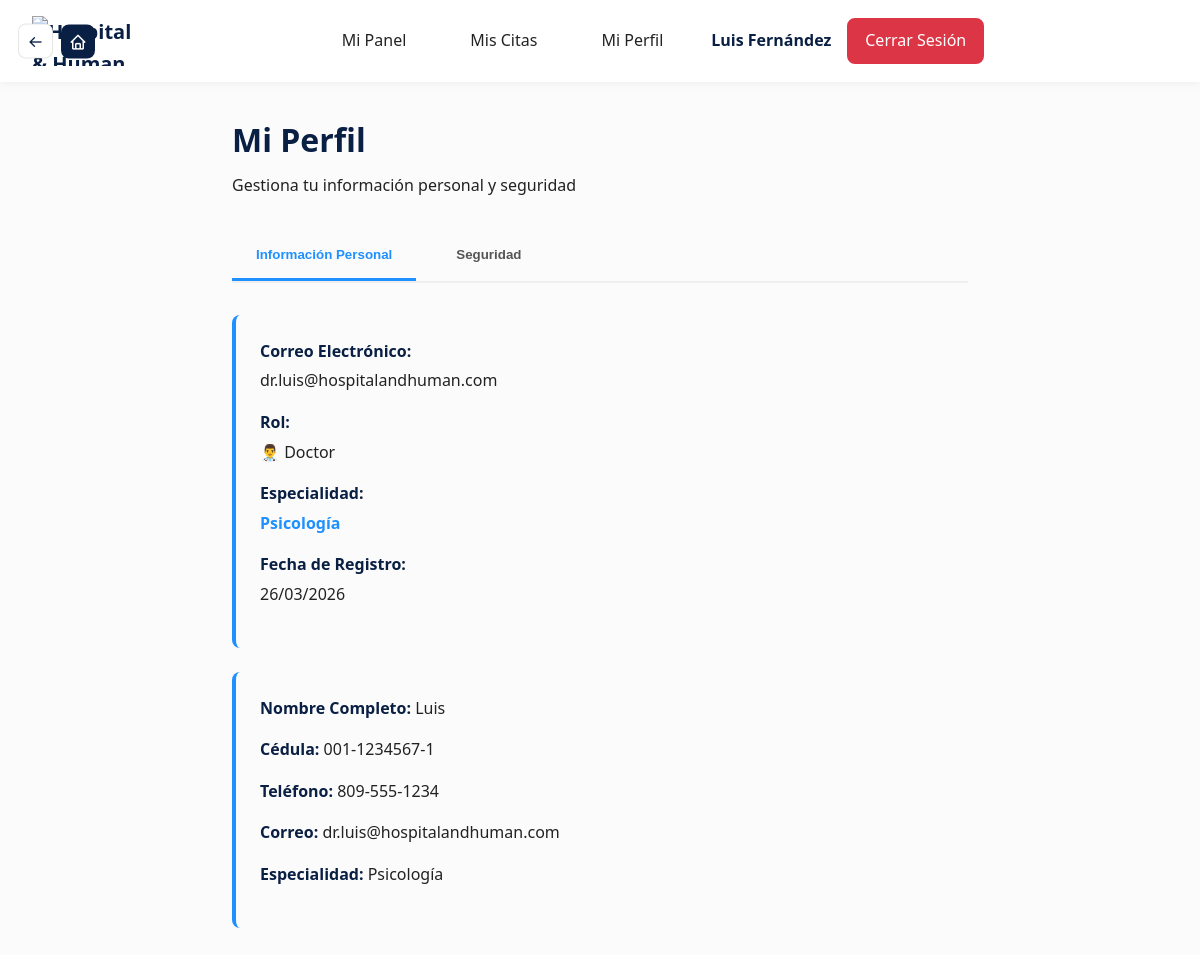
Page /doctor/perfil.php (signed in) on the committed database.
### tables this page shows
CREATE TABLE `doctores` (
  `id` int(11) NOT NULL AUTO_INCREMENT,
  `nombre` varchar(100) NOT NULL,
  `id_especialidad` int(11) DEFAULT NULL,
  `id_usuario` int(11) DEFAULT NULL,
  PRIMARY KEY (`id`),
  KEY `fk_especialidad` (`id_especialidad`),
  KEY `fk_usuario` (`id_usuario`),
  CONSTRAINT `doctores_ibfk_1` FOREIGN KEY (`id_especialidad`) REFERENCES `especialidades` (`id`) ON DELETE SET NULL,
  CONSTRAINT `doctores_ibfk_2` FOREIGN KEY (`id_usuario`) REFERENCES `usuarios` (`id`) ON DELETE CASCADE
);

CREATE TABLE `usuarios` (
  `id` int(11) NOT NULL AUTO_INCREMENT,
  `nombre` varchar(50) NOT NULL,
  `apellido` varchar(50) NOT NULL,
  `cedula` varchar(20) UNIQUE DEFAULT NULL,
  `telefono` varchar(20) DEFAULT NULL,
  `correo` varchar(100) NOT NULL UNIQUE,
  `password` varchar(255) NOT NULL,
  `seguro` varchar(50) DEFAULT NULL,
  `genero` enum('masculino','femenino') DEFAULT NULL,
  `rol` varchar(20) DEFAULT 'user',
  `fecha_registro` timestamp NOT NULL DEFAULT CURRENT_TIMESTAMP,
  PRIMARY KEY (`id`),
  UNIQUE KEY `correo_unique` (`correo`),
  UNIQUE KEY `cedula_unique` (`cedula`),
  INDEX `idx_rol` (`rol`),
  INDEX `idx_correo` (`correo`)
);

CREATE TABLE `especialidades` (
  `id` int(11) NOT NULL AUTO_INCREMENT,
  `nombre` varchar(100) NOT NULL,
  `descripcion` text DEFAULT NULL,
  `precio` decimal(10,2) NOT NULL,
  PRIMARY KEY (`id`),
  INDEX `idx_nombre` (`nombre`)
);

### doctor/perfil.php (the view, shortened to what this page needs)
<?php
include("../config/db.php");
$id_doctor = $_SESSION['id'];
$stmt = $pdo->prepare("
    SELECT u.*, d.id_especialidad, e.nombre as especialidad_nombre
    FROM usuarios u
    LEFT JOIN doctores d ON d.id_usuario = u.id
    LEFT JOIN especialidades e ON e.id = d.id_especialidad
    WHERE u.id = ? AND u.rol = 'doctor'
");
$stmt->execute([$id_doctor]);
$doctor = $stmt->fetch();
?>
<!DOCTYPE html>
<html lang="es">
<head>
    <link rel="stylesheet" href="../assets/css/style.css">
</head>
<body>
    <?php include("../includes/header_dynamic.php"); ?>
    <div class="container">
        <div class="header-section">
            <h1>Mi Perfil</h1>
            <p>Gestiona tu información personal y seguridad</p>
        </div>
        <div class="tabs">
            <button class="tab-btn active" onclick="cambiarTab('informacion')">Información Personal</button>
            <button class="tab-btn" onclick="cambiarTab('seguridad')">Seguridad</button>
        </div>
        <div id="informacion" class="tab-content active">
            <div class="info-box">
                <div class="info-item">
                    <div class="info-label">Correo Electrónico:</div>
                    <div class="info-value"><?php echo htmlspecialchars($doctor['correo']); ?></div>
                </div>
                <div class="info-item">
                    <div class="info-label">Rol:</div>
                    <div class="info-value">👨‍⚕️ Doctor</div>
                </div>
                <div class="info-item">
                    <div class="info-label">Especialidad:</div>
                    <div class="info-value" style="font-weight: 600; color: var(--secondary);">
                        <?php echo $doctor['especialidad_nombre'] ? htmlspecialchars($doctor['especialidad_nombre']) : '<span style="color: #dc3545; font-style: italic;">Sin especialidad asignada</span>'; ?>
                    </div>
                </div>
                <div class="info-item">
                    <div class="info-label">Fecha de Registro:</div>
                    <div class="info-value"><?php echo date('d/m/Y', strtotime($doctor['fecha_registro'])); ?></div>
                </div>
            </div>
            <div class="info-box">
            <div class="info-item"><span class="info-label">Nombre Completo:</span> <span class="info-value"><?php echo htmlspecialchars($doctor['nombre']); ?></span></div>
            <div class="info-item"><span class="info-label">Cédula:</span> <span class="info-value"><?php echo htmlspecialchars($doctor['cedula'] ?? 'No disponible'); ?></span></div>
            <div class="info-item"><span class="info-label">Teléfono:</span> <span class="info-value"><?php echo htmlspecialchars($doctor['telefono'] ?? 'No disponible'); ?></span></div>
            <div class="info-item"><span class="info-label">Correo:</span> <span class="info-value"><?php echo htmlspecialchars($doctor['correo']); ?></span></div>
            <div class="info-item"><span class="info-label">Especialidad:</span> <span class="info-value"><?php echo $doctor['especialidad_nombre'] ? htmlspecialchars($doctor['especialidad_nombre']) : '<span style="color: #dc3545; font-style: italic;">Sin especialidad asignada</span>'; ?></span></div>
        </div>
        </div>
    </div>
</body>
</html>

### assets/css/style.css (style rules this page uses)
:root { --primary: #0a1f44; --secondary: #1e90ff; --background: #FBFBFB; --white: #ffffff; --text: #222; --text-light: #555; --success: #28a745; --error: #dc3545; --warning: #ffc107; --info: #17a2b8; --radius: 14px; --radius-sm: 8px; --transition: all 0.3s ease; --transition-fast: all 0.15s ease; --transition-slow: all 0.5s ease; --shadow-sm: 0 2px 8px rgba(0,0,0,0.05); --shadow-md: 0 8px 25px rgba(0,0,0,0.08); --shadow-lg: 0 15px 35px rgba(0,0,0,0.1); --bg-default-light: #fbfbfb; --bg-default-dark: #0f172a; --text-default-light: #222; --text-default-dark: #e2e8f0; --card-light: #ffffff; --card-dark: #1e293b; --border-light: #e2e8f0; --border-dark: #334155; }
body.light { --background: var(--bg-default-light); --text: var(--text-default-light); --text-light: #555; --white: #ffffff; --shadow-sm: 0 2px 8px rgba(0, 0, 0, 0.05); --shadow-md: 0 8px 25px rgba(0, 0, 0, 0.08); --shadow-lg: 0 15px 35px rgba(0, 0, 0, 0.1); --nav-background: #ffffff; --nav-color: #0a1f44; --input-bg: #ffffff; --input-border: #ddd; --input-text: #222; --label-text: #0a1f44; --button-bg: #0a1f44; --button-border: #0a1f44; }
* { margin: 0; padding: 0; box-sizing: border-box; }
html { scroll-behavior: smooth; }
body { font-family: 'Segoe UI', Tahoma, Geneva, Verdana, sans-serif; background: var(--background); color: var(--text); line-height: 1.6; -webkit-font-smoothing: antialiased; -moz-osx-font-smoothing: grayscale; margin: 0 !important; padding: 0 !important; transition: background-color 0.3s ease, color 0.3s ease; }

### doctor/perfil.php (style rules this page uses)
.container { max-width: 800px; margin: 0 auto; padding: 2rem; }
.header-section { margin-bottom: 2rem; }
.header-section h1 { color: var(--primary); margin-bottom: 0.5rem; }
.tabs { display: flex; gap: 1rem; margin-bottom: 2rem; border-bottom: 2px solid #eee; }
.tab-btn { padding: 1rem 1.5rem; background: none; border: none; cursor: pointer; font-weight: 600; color: var(--text-light); border-bottom: 3px solid transparent; transition: var(--transition); }
.tab-btn.active { color: var(--secondary); border-bottom-color: var(--secondary); }
.tab-content { display: none; }
.tab-content.active { display: block; }
.info-box { background: var(--background); padding: 1.5rem; border-radius: var(--radius-sm); margin-bottom: 1.5rem; border-left: 4px solid var(--secondary); }
.info-item { margin-bottom: 1rem; }
.info-label { font-weight: 600; color: var(--primary); margin-bottom: 0.25rem; }
.info-value { color: var(--text); }

### rows in the picture
doctores: id_usuario.correo "dr.luis@hospitalandhuman.com", id_especialidad.nombre "Psicología", id_usuario.fecha_registro "26/03/2026", id_usuario.nombre "Luis", id_usuario.cedula "001-1234567-1", id_usuario.telefono "809-555-1234"

### other values in the picture
$nombre_usuario "Luis Fernández"
